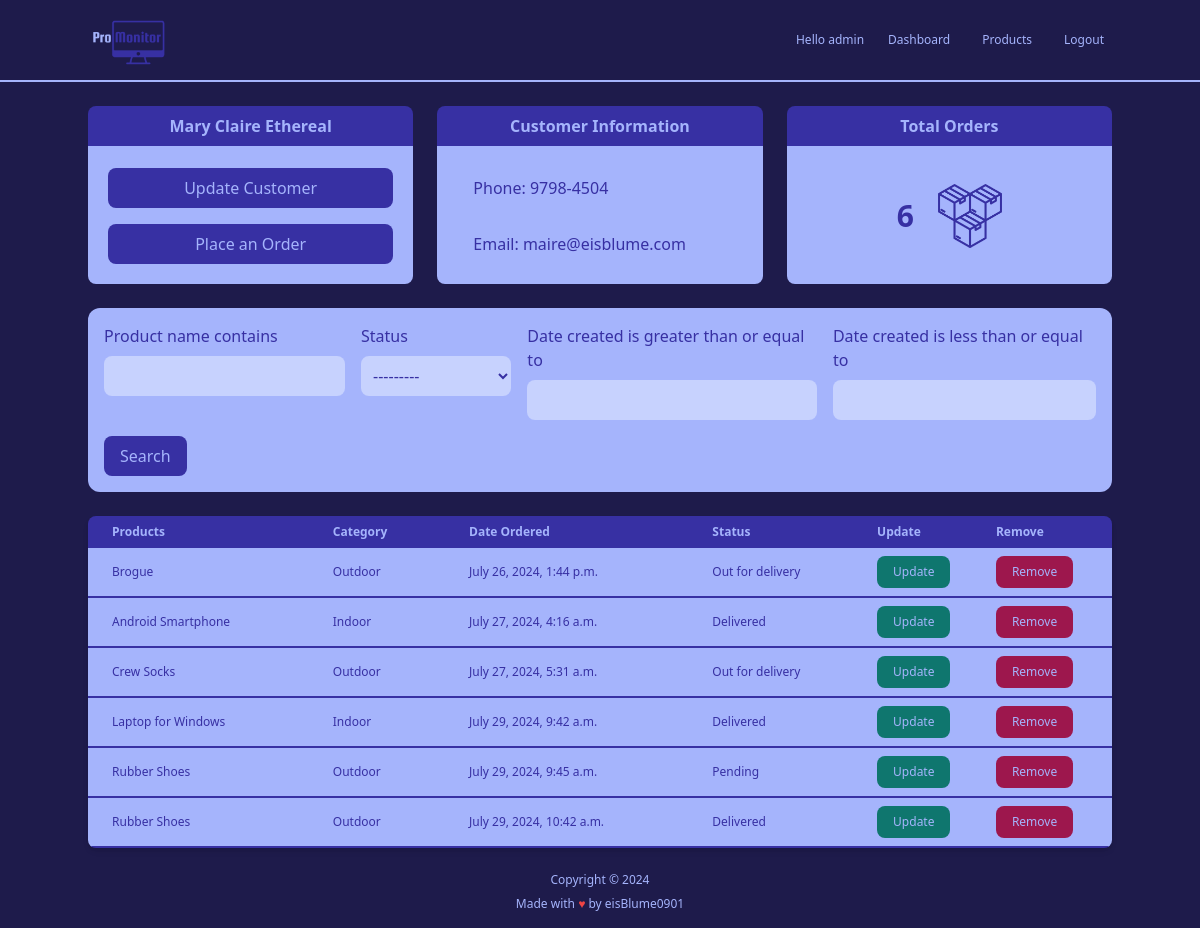
Page /customer/1/ (signed in) on the earlier database version.
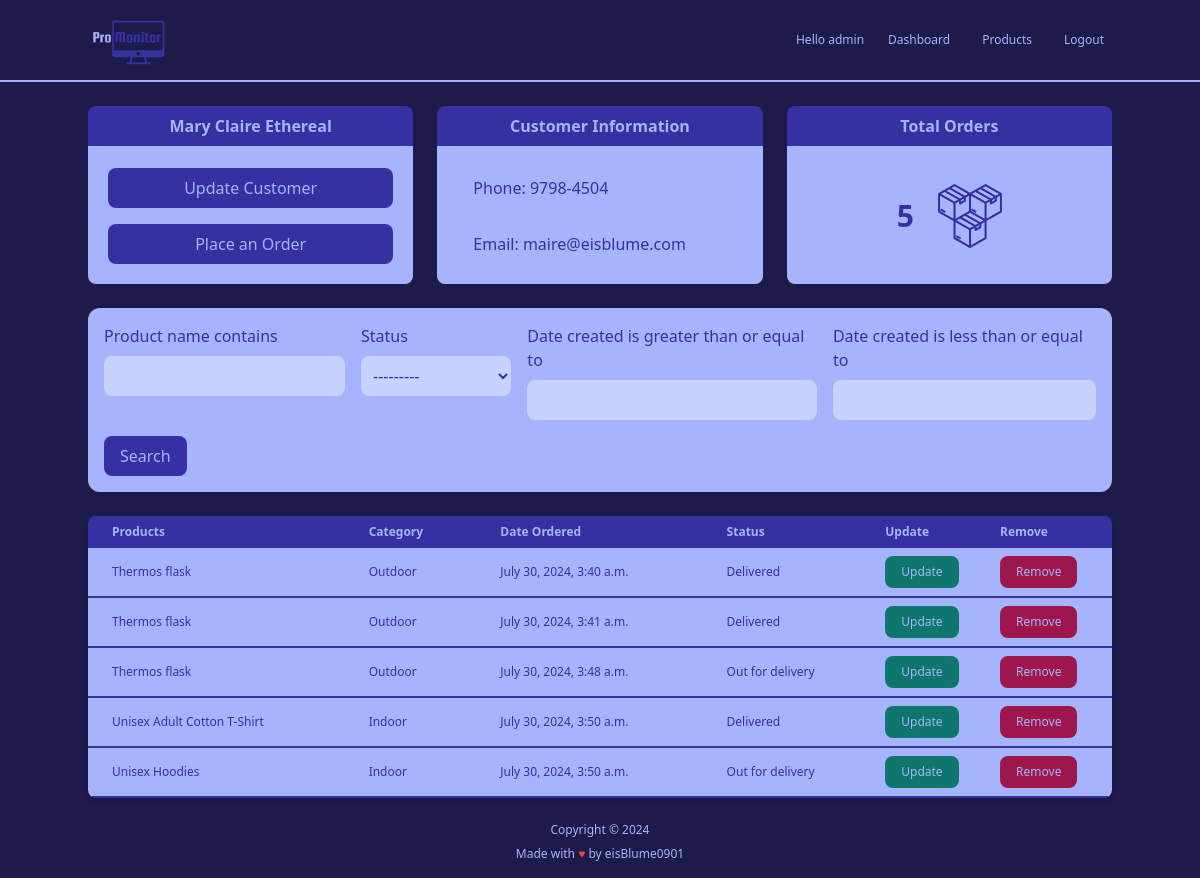
Same page on the later database version.
### accounts/models.py (models this page shows, shortened)
class Customer(models.Model):
    name = models.CharField(max_length=200, null=True)
    phone = models.CharField(max_length=200, null=True)
    email = models.EmailField(max_length=200, null=True)
    date_created = models.DateTimeField(auto_now_add=True, null=True)

class Order(models.Model):
    STATUS = (
        ('Pending', 'Pending'),
        ('Out for delivery', 'Out for delivery'),
        ('Delivered', 'Delivered'),
    )
    customer = models.ForeignKey(Customer, null=True, on_delete=models.SET_NULL)
    product = models.ForeignKey(Product, null=True, on_delete=models.SET_NULL)
    date_created = models.DateTimeField(auto_now_add=True, null=True)
    status = models.CharField(max_length=200, null=True, choices=STATUS)

class Product(models.Model):
    CATEGORY = (
        ('Indoor', 'Indoor'),
        ('Outdoor', 'Outdoor'),
    )
    name = models.CharField(max_length=200, null=True)
    price = models.FloatField(null=True)
    category = models.CharField(max_length=200, null=True, choices=CATEGORY)
    description = models.TextField(null=True, blank=True)
    date_created = models.DateTimeField(auto_now_add=True, null=True)
    tags = models.ManyToManyField('Tag')
    def __str__(self) -> str:
        return self.name

### accounts/views.py (the view)
# urls.py: path('customer/<str:pk>/', views.customer, name="customer"),
@login_required(login_url='login')
def customer(request, pk):
    customer = get_object_or_404(Customer, id=pk) # Much better than Customer.objects.get(id=pk) because it will return a 404 error if the customer does not exist
    orders = customer.order_set.all()
    ordersCount = orders.count()
    orderFilter = OrderFilter(request.GET, queryset=orders)
    orders = orderFilter.qs # From all possible existing orders to filtered order
    context = {
        'customer': customer,
        'orders': orders,
        'ordersCount': ordersCount,
        'orderFilter': orderFilter,
    }
    return render(request, 'accounts/customer.html', context)

### templates/accounts/customer.html (shortened to what this page needs)
{% extends 'main.html' %}
{% block content %}
{% include 'partials/_home_navbar.html' %}
{% include 'partials/_customer_cards.html' %}
{% include 'partials/_search_bar.html' %}
<div class="max-w-screen-lg mx-auto my-6">
        <div class="relative overflow-x-auto shadow-md rounded-lg">
            <table class="w-full text-sm text-left text-indigo-300">
                <thead class="text-xs text-indigo-300 bg-indigo-800">
                    <tr>
                        <th class="px-6 py-2">
                            Products
                        </th>
                        <th class="px-6 py-2">
                            Category
                        </th>
                        <th class="px-6 py-2">
                            Date Ordered
                        </th>
                        <th class="px-6 py-2">
                            Status
                        </th>
                        <th class="p-2">
                            Update
                        </th>
                        <th class="p-2">
                            Remove
                        </th>
                    </tr>
                </thead>
                <tbody class="text-xs text-indigo-800 font-medium">
                    {% for order in orders %}
                    <tr class="bg-indigo-300 border-b-2 border-indigo-800 hover:bg-indigo-200">
                        <td class="px-6 py-2">{{ order.product }}</td>
                        <td class="px-6 py-2">{{ order.product.category }}</td>
                        <td class="px-6 py-2">{{ order.date_created }}</td>
                        <td class="px-6 py-2">{{ order.status}}</td>
                        <td class="p-2">
                            <a href="">
                                <button class="font-medium bg-teal-700 text-indigo-300 rounded-lg px-4 py-2 hover:bg-teal-300 hover:text-indigo-800">Update</button>
                            </a>
                        </td>
                        <td class="p-2">
                            <a href="">
                                <button class="font-medium bg-pink-800 text-indigo-300 rounded-lg px-4 py-2 hover:bg-pink-300 hover:text-indigo-800">Remove</button>
                            </a>
                        </td>
                    </tr>
                    {% endfor %}
                </tbody>
            </table>
        </div>
    </div>
{% endblock %}

### templates/main.html (shortened to what this page needs)
<!DOCTYPE html>
<html lang="en">
<head>
    <script src="https://cdn.tailwindcss.com"></script>
</head>
<body class="font-sans bg-indigo-950">
        {% block content %}{% endblock %}
    <footer class="text-indigo-300 text-xs text-center my-4">
        <div class="flex flex-col space-y-2">
            <p>Copyright &copy; {% now "Y" %}</p>
            <p>Made with <span class="text-red-500">&hearts;</span> by <a href="https://www.github.com/eisBlume0901">eisBlume0901</a>
            </p>
        </div>
    </footer>
</body>
</html>

### templates/partials/_home_navbar.html
{% load static %}
<nav class="bg-indigo-950 border-b-2 border-b-indigo-300">
    <div class="flex flex-wrap justify-between mx-auto items-center max-w-screen-lg">
        <a href="{% url 'home' %}">
            <img src="{% static 'images/ProMonitor_logo.png' %}" alt="ProMonitor Logo" class="w-20">
        </a>
        <div class="flex gap-4 items-center">
            <span class="text-indigo-300 font-medium text-xs">Hello {{request.user}}</span>
            <a href="{% url 'home' %}" class="text-indigo-300 text-xs px-2 py-1 font-medium hover:rounded-md hover:bg-indigo-200 hover:text-indigo-800">Dashboard</a>
            <a href="{% url 'products' %}" class="text-indigo-300 text-xs px-2 py-1 font-medium hover:rounded-md hover:bg-indigo-200 hover:text-indigo-800">Products</a>
            <a href="{% url 'logout' %}" class="text-indigo-300 text-xs px-2 py-1 font-medium hover:rounded-md hover:bg-indigo-200 hover:text-indigo-800">Logout</a>
        </div>
    </div>
</nav>

### templates/partials/_customer_cards.html
{% load static %}
<div class="grid sm:grid-cols-1 md:grid-cols-2 lg:grid-cols-3 max-w-screen-lg mx-auto justify-between gap-6 mt-6">
    <div class="flex flex-col">
        <h1 class="text-md text-center text-indigo-300 font-bold rounded-t-lg bg-indigo-800 border-indigo-800 border-b-2 border-b-indigo-300 py-2">{{ customer.name }}</h1>
        <div class="rounded-b-lg bg-indigo-300 p-5">
            <div class="flex flex-col space-y-4">
                <button class="font-medium bg-indigo-800 text-indigo-300 rounded-lg hover:bg-indigo-200 hover:text-indigo-800 w-full px-4 py-2"><a href="{% url 'update_customer' customer.id %}">Update Customer</a></button>
                <button class="font-medium bg-indigo-800 text-indigo-300 rounded-lg hover:bg-indigo-200 hover:text-indigo-800 w-full px-4 py-2"><a href="{% url 'create_order' customer.id %}">Place an Order</a></button>
            </div>
        </div>
    </div>
    <div class="flex flex-col">
        <h1 class="text-md text-center text-indigo-300 font-bold rounded-t-lg bg-indigo-800 border-indigo-800 border-b-2 border-b-indigo-300 py-2">Customer Information</h1>
        <div class="text-indigo-800 font-medium rounded-b-lg bg-indigo-300 p-5">
            <div class="flex flex-col space-y-4">
                <p class="font-medium px-4 py-2">Phone: {{ customer.phone }}</p>
                <p class="font-medium px-4 py-2">Email: {{ customer.email }}</p>
            </div>
        </div>
    </div>
    <div class="flex flex-col">
        <h1 class="text-md text-center text-indigo-300 font-bold rounded-t-lg bg-indigo-800 border-indigo-800 border-b-2 border-b-indigo-300 py-2">Total Orders</h1>
        <div class="rounded-b-lg bg-indigo-300 p-5">
            <div class="flex flex-row mx-auto space-x-6 items-center justify-center py-4">
                <p class="text-3xl text-center text-indigo-800 font-bold">{{ ordersCount }}</p>
                <img src="{% static 'images/total_orders_icon.png' %}" alt="Total Orders Icon" class="w-16">
            </div>
        </div>
    </div>
</div>

### templates/partials/_search_bar.html
<form method="GET" class="bg-indigo-300 max-w-screen-lg mx-auto my-6 p-4 rounded-xl">
    <div class="flex gap-4 mx-auto mb-4 w-full lg:flex-row md:flex-col sm:flex-col">
        <div class="flex sm:flex-row md:flex-row lg:flex-col gap-2">
            <label>
                {{ orderFilter.form.product_name.label }}
            </label>
            {{ orderFilter.form.product_name}}
        </div>
        <div class="flex sm:flex-row md:flex-row lg:flex-col gap-2">
            <label>
                {{ orderFilter.form.status.label }}
            </label>
            {{ orderFilter.form.status}}
        </div>
        <div class="flex sm:flex-row md:flex-row lg:flex-col gap-2">
            <label>
                {{ orderFilter.form.start_date.label }}
            </label>
            {{ orderFilter.form.start_date}}
        </div>
        <div class="flex sm:flex-row md:flex-row lg:flex-col gap-2">
            <label>
                {{ orderFilter.form.end_date.label }}
            </label>
            {{ orderFilter.form.end_date}}
        </div>
    </div>
    <button name="submit" type="Submit" class="font-medium bg-indigo-800 text-indigo-300 rounded-lg px-4 py-2 hover:bg-indigo-200 hover:text-indigo-800">Search</button>
</form>

Differences in the rows shown:
removed Order: product "Brogue", product.category "Outdoor", date_created "July 26, 2024, 1:44 p.m.", status "Out for delivery"
removed Order: product "Android Smartphone", product.category "Indoor", date_created "July 27, 2024, 4:16 a.m.", status "Delivered"
removed Order: product "Crew Socks", product.category "Outdoor", date_created "July 27, 2024, 5:31 a.m.", status "Out for delivery"
removed Order: product "Laptop for Windows", product.category "Indoor", date_created "July 29, 2024, 9:42 a.m.", status "Delivered"
removed Order: product "Rubber Shoes", product.category "Outdoor", date_created "July 29, 2024, 9:45 a.m.", status "Pending"
removed Order: product "Rubber Shoes", product.category "Outdoor", date_created "July 29, 2024, 10:42 a.m.", status "Delivered"
added Order: product "Thermos flask", product.category "Outdoor", date_created "July 30, 2024, 3:40 a.m.", status "Delivered"
added Order: product "Thermos flask", product.category "Outdoor", date_created "July 30, 2024, 3:41 a.m.", status "Delivered"
added Order: product "Thermos flask", product.category "Outdoor", date_created "July 30, 2024, 3:48 a.m.", status "Out for delivery"
added Order: product "Unisex Adult Cotton T-Shirt", product.category "Indoor", date_created "July 30, 2024, 3:50 a.m.", status "Delivered"
added Order: product "Unisex Hoodies", product.category "Indoor", date_created "July 30, 2024, 3:50 a.m.", status "Out for delivery"
Other differences:
{{ ordersCount }}: "6" → "5"
